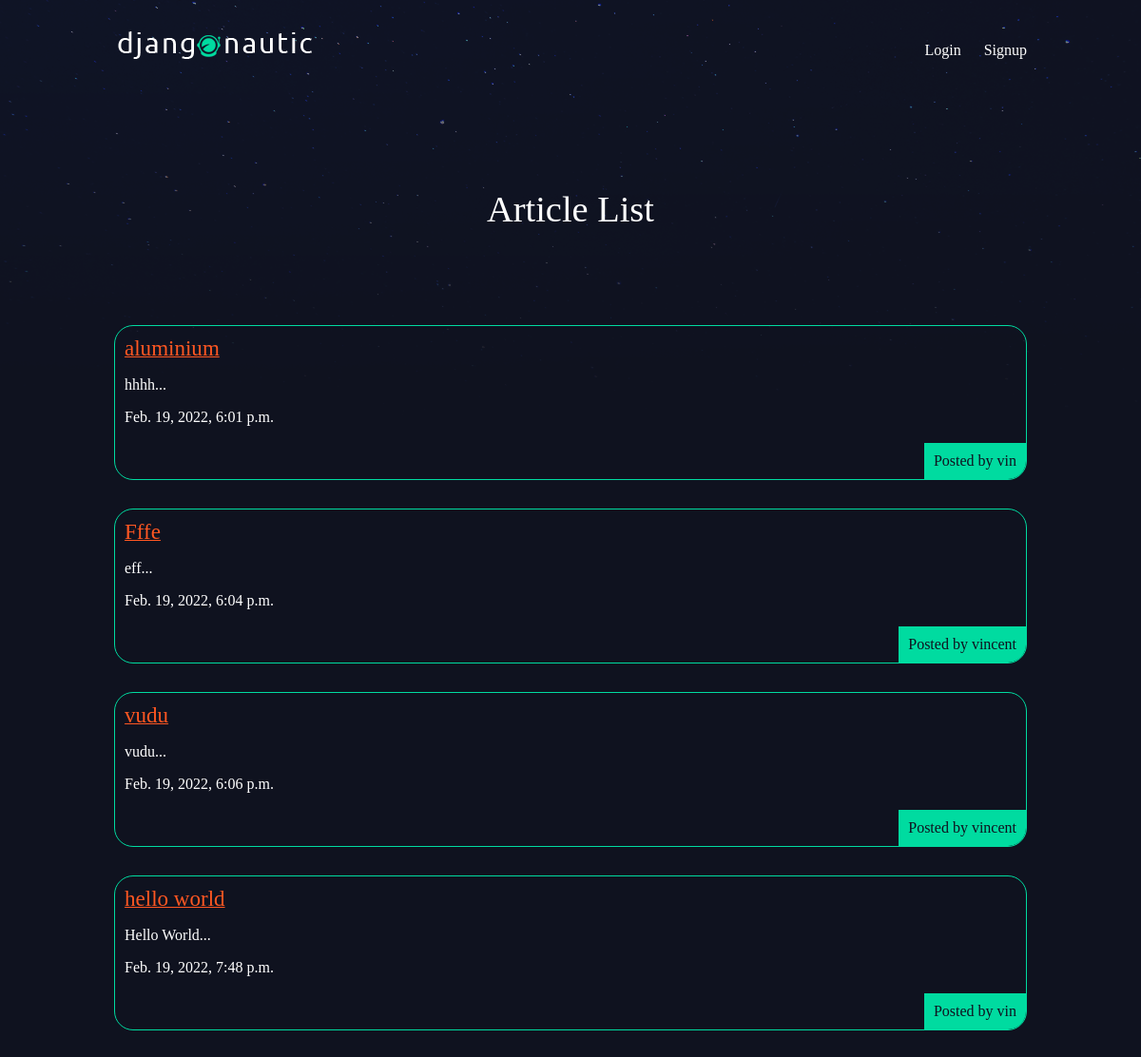
Before: / with the older database file.
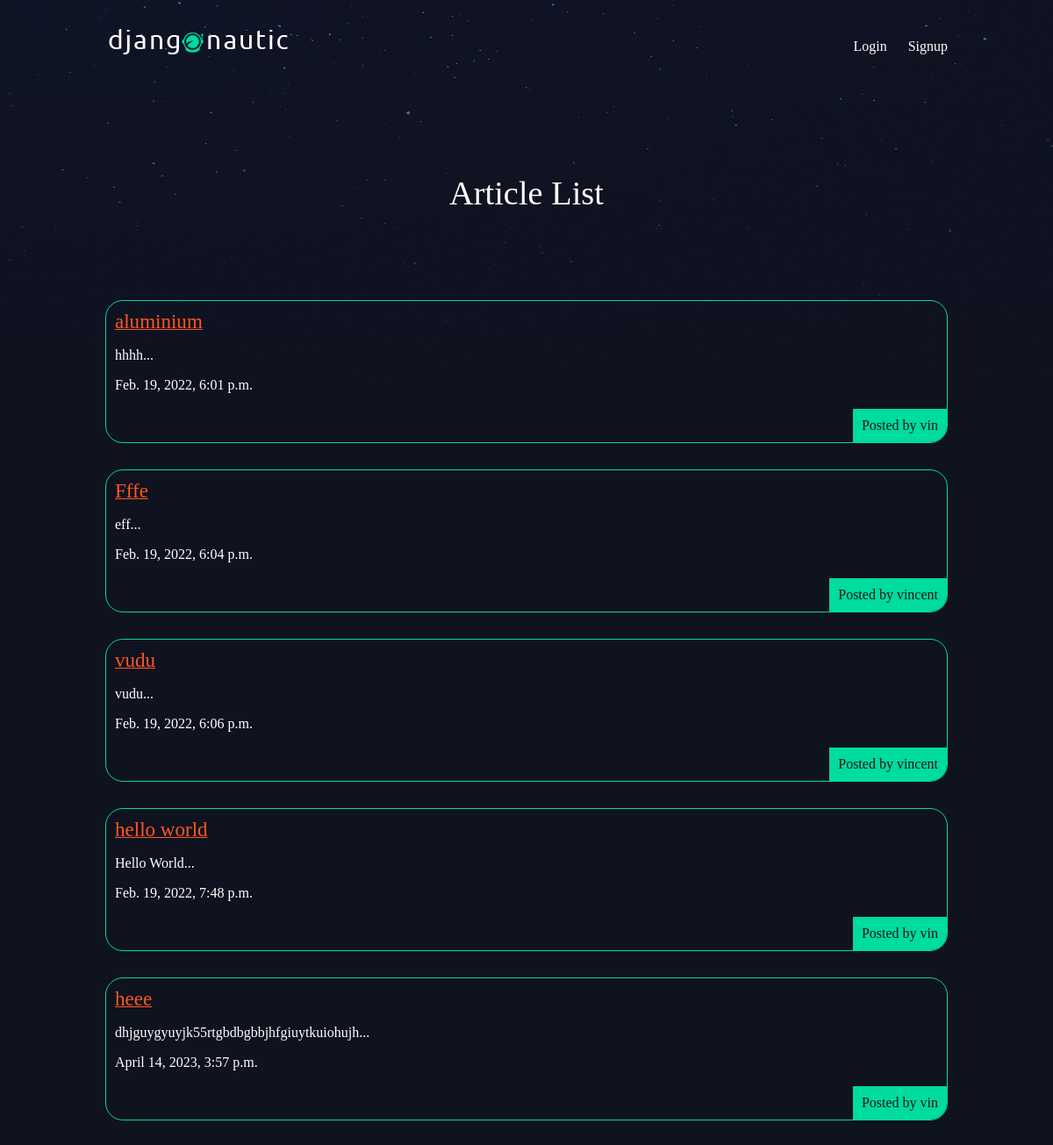
After: the same page with the newer database file.
### articles/models.py (models this page shows, shortened)
class Article(models.Model):
    title = models.CharField(max_length=100)
    slug = models.SlugField()
    body = models.TextField()
    date = models.DateTimeField(auto_now_add=True)
    thumb = models.ImageField(default='default.png', blank=True)
    author = models.ForeignKey(User, default=None, on_delete=models.CASCADE)
    def snippet(self):
        return f"{self.body[:50]}..."

### articles/views.py (the view)
# urls.py: path('', views.articles_list, name="list"),
def articles_list(request):
    articles = Article.objects.all().order_by('date')
    return render(request, 'articles/article_list.html', {'articles': articles})

### articles/templates/articles/article_list.html (shortened to what this page needs)
{% extends 'base_layout.html' %}
{% block content %}
<h1 id="title">Article List</h1>
<div class="articles">
    {% for article in articles %}
        <div class="article">
            <h2><a href="{% url 'articles:detail' slug=article.slug %}">{{ article.title }}</a></h2>
            <p>{{ article.snippet }}</p>
            <p>{{ article.date }}</p>
            <p class="author">Posted by {{ article.author.username }}</p>
       </div>
    {% endfor %}
{% endblock content %}

### templates/base_layout.html (shortened to what this page needs)
{% load static %}
<!DOCTYPE html>
<html>
    <head>
        <link rel="stylesheet" href="{% static 'style.css' %}">
    </head>
    <body>
        <header class="wrapper">
            <h1><a href="{% url 'articles:list' %}"><img src="{% static 'logo.png' %}" alt="logo"></a></h1>
              <nav>
                  <ul>
                      {% if user.is_authenticated %}
                      <li class="user-name">Hello {{ user.username }}</li>
                      <li>
                          <form class="logout-link" action="{% url 'accounts:logout' %}" method="post">
                            {% csrf_token %}
                            <button type="submit">logout</button>
                          </form>
                      </li>
                      <li><a href="{% url 'articles:create' %}" class="highlight">New Article</a></li>
                      {% else %}
                      <li><a href="{% url 'accounts:login' %}">Login</a></li>
                      <li><a href="{% url 'accounts:signup' %}">Signup</a></li>
                      {% endif %}
                  </ul>
              </nav>
        </header>
        <div class="wrapper">
            {% block content %}
            {% endblock content %}
    </body>
</html>

### assets/style.css (style rules this page uses)
body { background-color: #0f121f; background-image: url('stars.png'); background-repeat: no-repeat; color: #fff; }
body * { font-family: Ubuntu; }
h1, h2, h3, h4, h5 { font-weight: normal; margin: 0; }
a, a:hover, a:visited { color:#fff; text-decoration: none; }
.wrapper { max-width: 960px; margin: 0 auto; }
div.wrapper h1 { text-align: center; margin: 100px auto; font-size: 2.4em; }
header { display: grid; grid-template-columns: 1fr 1fr; padding: 20px 0; }
nav { justify-self: end; }
nav li { display: inline-block; margin-left: 20px; }
.articles { display: grid; grid-template-columns: 1fr 1fr 1fr; grid-gap: 30px; }
.article { padding: 10px; border: 1px solid #00dba0; position: relative; padding-bottom: 40px; border-radius: 20px; overflow: hidden; }
.articles h2 a { font-size: 1.2em; color: #ff5722; }
.articles .article h2 { font-size: 1.2em; color: #ff5722; text-decoration: underline; }
.article .author { padding: 10px; background: #00dba0; position: absolute; right: 0; bottom: 0; margin: 0; color: #0f121f; }
@media only screen and (max-width: 1200px) { .articles { display: grid; grid-template-columns: 1fr; } }
@media only screen and (max-width: 1200px) { header { display:flex; justify-content: space-between; font-size: ; } }

Changed rows visible on the page:
added Article: title "heee", snippet "dhjguygyuyjk55rtgbdbgbbjhfgiuytkuiohujh...", date "April 14, 2023, 3:57 p.m.", author.username "vin"
